Frame 1 (no input): blank canvas, image omitted
Frame 60 (the mouse pressed at the canvas centre just before this capture): blank canvas, image omitted
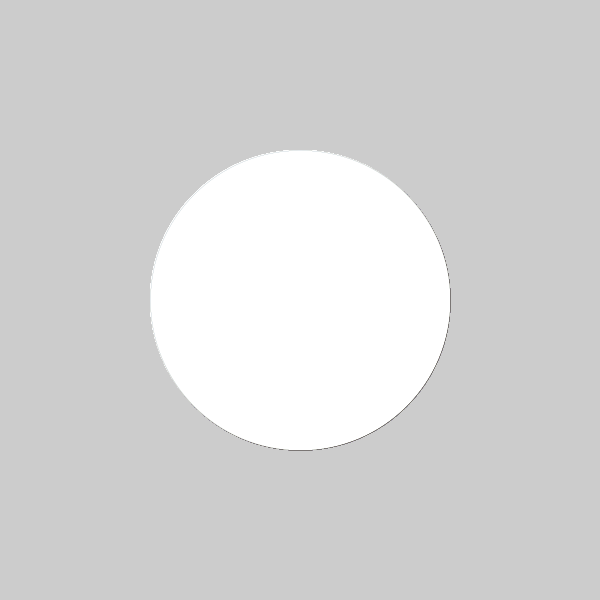
Frame 120 (the mouse held since frame 60 and released just before this capture)

The Processing sketch whose frames 1 and 60 were blank and that drew this single picture after the mouse press (run headless with seeded random() and noise(); from frame 60 on, the mouse is pressed at the canvas centre):

// Processing sketch: processing_118112
// ── processing_118112.pde

void setup() {
  size(600, 600);
}

void draw() {
  stroke(random(255), random(255), random(255));
  strokeWeight(abs(mouseX - pmouseX) + abs(mouseY - pmouseY));
  ellipse(mouseX, mouseY, pmouseX, pmouseY);
}
